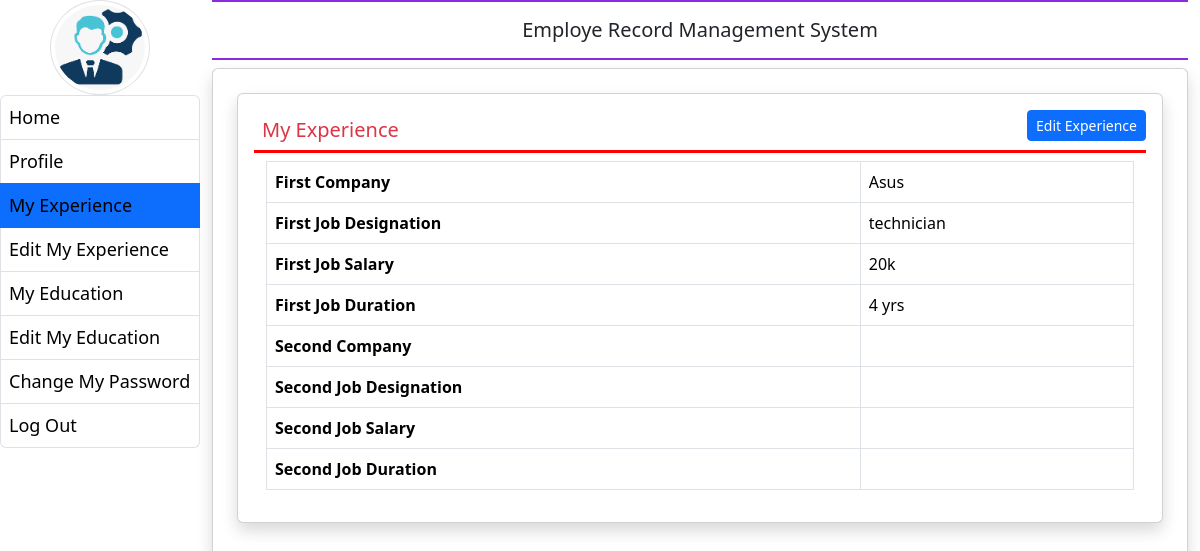
/my_experience (signed in), run on the app's committed database.
### employee/models.py (models this page shows, shortened)
class EmployeeExperience(models.Model):
    user = models.ForeignKey(User, on_delete=models.CASCADE)
    company1name = models.CharField(max_length=100,null=True)
    company1desig = models.CharField(max_length=100, null=True)
    company1salary = models.CharField(max_length=100, null=True)
    company1duration = models.CharField(max_length=100, null=True)
    company2name = models.CharField(max_length=100,null=True)
    company2desig = models.CharField(max_length=100, null=True)
    company2salary = models.CharField(max_length=100, null=True)
    company2duration = models.CharField(max_length=100, null=True)

### employee/views.py (the view)
# urls.py: path('my_experience',my_experience,name='my_experience'),
@login_required(login_url='emp_login')
def my_experience(request):
    user = request.user
    try:
        experience = get_object_or_404(EmployeeExperience, user=user)
        context = {'experience': experience}
        return render(request, 'my_experience.html', context)
    except Exception as e:
        print(e)
        return render(request, 'my_experience.html', {'error': 'Could not retrieve experience details.'})

### employee/templates/my_experience.html
{% extends "emp_base.html" %}
{% block main %}
<div class="card shadow m-2">
    <div class="card-body">
        <a href=" {% url "edit_my_experience" %}" class="btn btn-primary float-end btn-sm"> Edit Experience</a>
        <h5 class="p-2 text-danger" style="border-bottom: 3px solid red;">My Experience</h5>
        <div class="container-fluid">
            <table class="table table-bordered">
                <tr>
                    <th>First Company</th>
                    <td>{{experience.company1name}}</td>
                </tr>
                <tr>
                    <th> First Job Designation</th>
                    <td>{{experience.company1desig}}</td>
                </tr>
                <tr>
                    <th>First Job Salary</th>
                    <td>{{experience.company1salary}}</td>
                </tr>
                <tr>
                    <th>First Job  Duration</th>
                    <td>{{experience.company1duration}}</td>
                </tr>
                <tr>
                    <th>Second Company</th>
                    <td>{{experience.company2name}}</td>
                </tr>
                <tr>
                    <th> Second Job Designation</th>
                    <td>{{experience.company2desig}}</td>
                </tr>
                <tr>
                    <th>Second Job Salary</th>
                    <td>{{experience.company2salary}}</td>
                </tr>
                <tr>
                    <th>Second Job  Duration</th>
                    <td>{{experience.company2duration}}</td>
                </tr>
            </table>
        </div>
    </div>
</div>
{% endblock %}

### data on the page
EmployeeExperience: company1name "Asus", company1desig "technician", company1salary "20k", company1duration "4 yrs"
